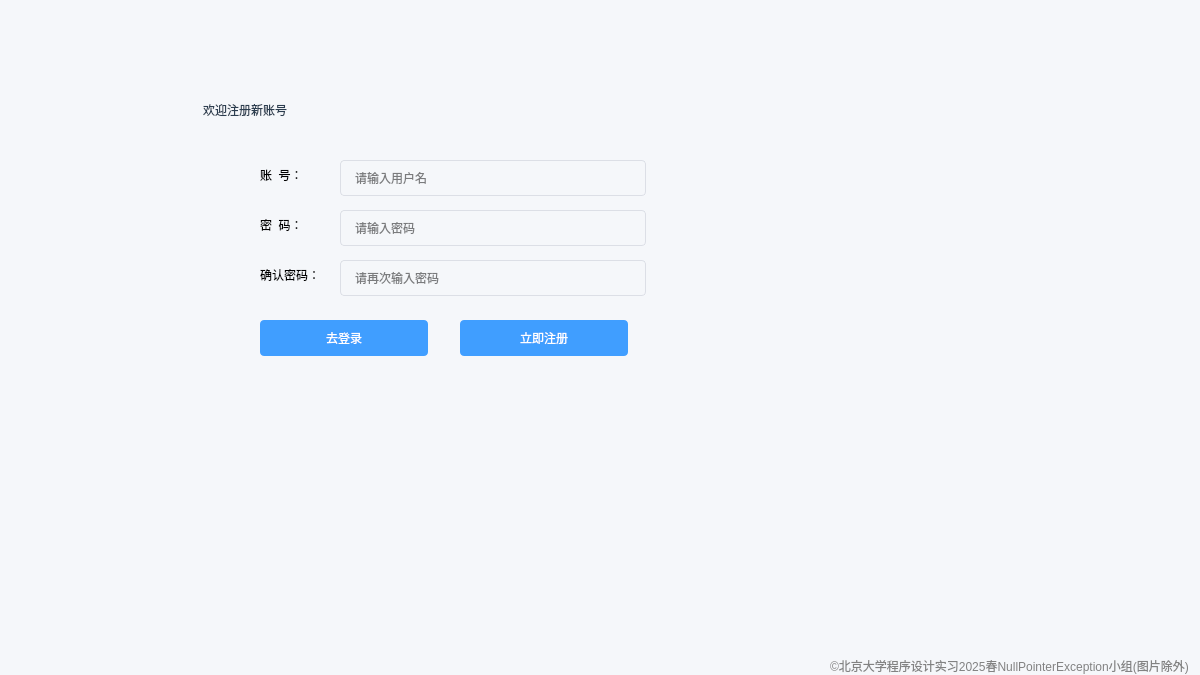
<?xml version="1.0" encoding="UTF-8"?>
<ui version="4.0">
 <class>SignUp</class>
 <widget class="QWidget" name="SignUp">
  <property name="geometry">
   <rect>
    <x>0</x>
    <y>0</y>
    <width>1200</width>
    <height>675</height>
   </rect>
  </property>
  <property name="windowTitle">
   <string>用户注册</string>
  </property>
  <property name="styleSheet">
   <string notr="true">    QWidget {
        background: #f5f7fa;
    }

    /* 标题样式 */
    QLabel#label {
        font: bold 24px '微软雅黑';
        color: #2c3e50;
        qproperty-alignment: AlignCenter;
        padding-bottom: 20px;
    }

    /* 输入框样式 */
    QLineEdit {
        background: white;
        border: 1px solid #dcdfe6;
        border-radius: 4px;
        padding: 8px 12px;
        font: 14px 'Segoe UI';
        min-width: 280px;
    }
    QLineEdit:focus {
        border-color: #409EFF;
    }

    /* 按钮样式 */
    QPushButton {
        background-color: #409EFF;
        color: white;
        border: none;
        border-radius: 4px;
        padding: 10px 24px;
        font: bold 14px '微软雅黑';
        min-width: 100px;
    }
    QPushButton:hover {
        background-color: #66b1ff;
    }
    QPushButton:pressed {
        background-color: #3a8ee6;
    }
   </string>
  </property>
  <widget class="QLabel" name="label">
   <property name="geometry">
    <rect>
     <x>200</x>
     <y>90</y>
     <width>500</width>
     <height>60</height>
    </rect>
   </property>
   <property name="styleSheet">
    <string notr="true">background: transparent;</string>
   </property>
   <property name="text">
    <string>欢迎注册新账号</string>
   </property>
  </widget>
  <widget class="QLabel" name="label_2">
   <property name="geometry">
    <rect>
     <x>260</x>
     <y>160</y>
     <width>100</width>
     <height>30</height>
    </rect>
   </property>
   <property name="styleSheet">
    <string notr="true">background: transparent;</string>
   </property>
   <property name="text">
    <string>账  号：</string>
   </property>
  </widget>
  <widget class="QLineEdit" name="zhanghao">
   <property name="geometry">
    <rect>
     <x>340</x>
     <y>160</y>
     <width>306</width>
     <height>36</height>
    </rect>
   </property>
   <property name="styleSheet">
    <string notr="true">background: transparent;</string>
   </property>
   <property name="placeholderText">
    <string>请输入用户名</string>
   </property>
  </widget>
  <widget class="QLabel" name="label_3">
   <property name="geometry">
    <rect>
     <x>260</x>
     <y>210</y>
     <width>100</width>
     <height>30</height>
    </rect>
   </property>
   <property name="styleSheet">
    <string notr="true">background: transparent;</string>
   </property>
   <property name="text">
    <string>密  码：</string>
   </property>
  </widget>
  <widget class="QLineEdit" name="mima">
   <property name="geometry">
    <rect>
     <x>340</x>
     <y>210</y>
     <width>306</width>
     <height>36</height>
    </rect>
   </property>
   <property name="styleSheet">
    <string notr="true">background: transparent;</string>
   </property>
   <property name="echoMode">
    <enum>QLineEdit::EchoMode::Password</enum>
   </property>
   <property name="placeholderText">
    <string>请输入密码</string>
   </property>
  </widget>
  <widget class="QLabel" name="label_4">
   <property name="geometry">
    <rect>
     <x>260</x>
     <y>260</y>
     <width>100</width>
     <height>30</height>
    </rect>
   </property>
   <property name="styleSheet">
    <string notr="true">background: transparent;</string>
   </property>
   <property name="text">
    <string>确认密码：</string>
   </property>
  </widget>
  <widget class="QLineEdit" name="mima_2">
   <property name="geometry">
    <rect>
     <x>340</x>
     <y>260</y>
     <width>306</width>
     <height>36</height>
    </rect>
   </property>
   <property name="styleSheet">
    <string notr="true">background: transparent;</string>
   </property>
   <property name="echoMode">
    <enum>QLineEdit::EchoMode::Password</enum>
   </property>
   <property name="placeholderText">
    <string>请再次输入密码</string>
   </property>
  </widget>
  <widget class="QPushButton" name="pushButton">
   <property name="geometry">
    <rect>
     <x>460</x>
     <y>320</y>
     <width>168</width>
     <height>36</height>
    </rect>
   </property>
   <property name="text">
    <string>立即注册</string>
   </property>
  </widget>
  <widget class="QPushButton" name="pushButton_2">
   <property name="geometry">
    <rect>
     <x>260</x>
     <y>320</y>
     <width>168</width>
     <height>36</height>
    </rect>
   </property>
   <property name="text">
    <string>去登录</string>
   </property>
  </widget>
  <widget class="QWidget" name="widget" native="true">
   <property name="geometry">
    <rect>
     <x>-150</x>
     <y>-80</y>
     <width>1491</width>
     <height>941</height>
    </rect>
   </property>
   <property name="styleSheet">
    <string notr="true">image: url(:/n2.png);
image-position:center top</string>
   </property>
  </widget>
  <widget class="QLabel" name="label_5">
   <property name="geometry">
    <rect>
     <x>830</x>
     <y>650</y>
     <width>521</width>
     <height>31</height>
    </rect>
   </property>
   <property name="styleSheet">
    <string notr="true">background: transparent;
color: rgb(130, 130, 130);</string>
   </property>
   <property name="text">
    <string>©北京大学程序设计实习2025春NullPointerException小组(图片除外)</string>
   </property>
  </widget>
  <zorder>widget</zorder>
  <zorder>label</zorder>
  <zorder>label_2</zorder>
  <zorder>zhanghao</zorder>
  <zorder>label_3</zorder>
  <zorder>mima</zorder>
  <zorder>label_4</zorder>
  <zorder>mima_2</zorder>
  <zorder>pushButton</zorder>
  <zorder>pushButton_2</zorder>
  <zorder>label_5</zorder>
 </widget>
 <resources/>
 <connections/>
</ui>
